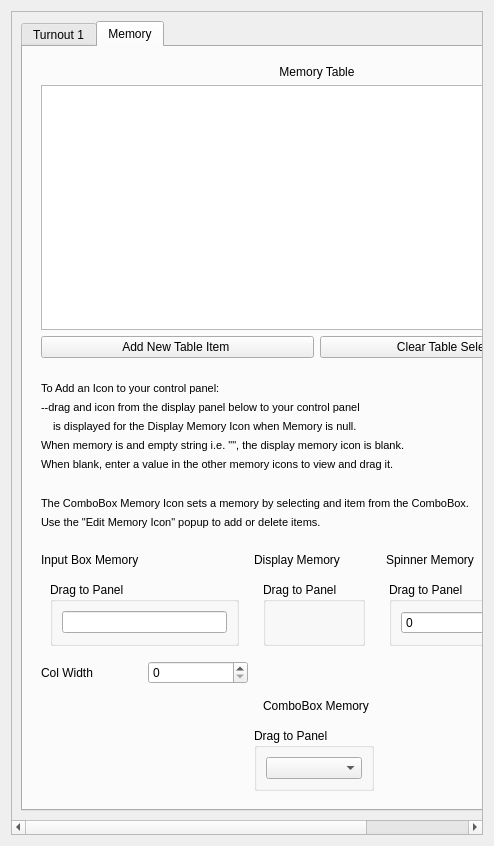
<?xml version="1.0" encoding="UTF-8"?>
<ui version="4.0">
 <class>ItemPaletteWidget</class>
 <widget class="QWidget" name="ItemPaletteWidget">
  <property name="geometry">
   <rect>
    <x>0</x>
    <y>0</y>
    <width>494</width>
    <height>846</height>
   </rect>
  </property>
  <property name="windowTitle">
   <string>Form</string>
  </property>
  <layout class="QHBoxLayout" name="horizontalLayout_ItemPalette">
   <item>
    <widget class="QScrollArea" name="scrollArea">
     <property name="widgetResizable">
      <bool>true</bool>
     </property>
     <widget class="QWidget" name="scrollAreaWidgetContents">
      <property name="geometry">
       <rect>
        <x>0</x>
        <y>0</y>
        <width>493</width>
        <height>810</height>
       </rect>
      </property>
      <layout class="QVBoxLayout" name="verticalLayout_scrollArea">
       <item>
        <widget class="QTabWidget" name="_tabPane">
         <property name="currentIndex">
          <number>1</number>
         </property>
         <widget class="QWidget" name="tab">
          <attribute name="title">
           <string>Turnout 1</string>
          </attribute>
          <layout class="QHBoxLayout" name="horizontalLayout_6">
           <item>
            <widget class="QWidget" name="topPanel_Tab1" native="true">
             <layout class="QVBoxLayout" name="verticalLayout_topPanelMemory">
              <item>
               <widget class="QLabel" name="label_2">
                <property name="text">
                 <string>Memory Table</string>
                </property>
                <property name="alignment">
                 <set>Qt::AlignCenter</set>
                </property>
               </widget>
              </item>
              <item>
               <widget class="QTableWidget" name="tableWidget_2"/>
              </item>
              <item>
               <layout class="QHBoxLayout" name="horizontalLayout_topPanelTab1">
                <item>
                 <widget class="QPushButton" name="pushButton_3">
                  <property name="sizePolicy">
                   <sizepolicy hsizetype="Preferred" vsizetype="Fixed">
                    <horstretch>0</horstretch>
                    <verstretch>0</verstretch>
                   </sizepolicy>
                  </property>
                  <property name="text">
                   <string>Add New Table Item </string>
                  </property>
                 </widget>
                </item>
                <item>
                 <widget class="QPushButton" name="pushButton_4">
                  <property name="sizePolicy">
                   <sizepolicy hsizetype="Preferred" vsizetype="Fixed">
                    <horstretch>0</horstretch>
                    <verstretch>0</verstretch>
                   </sizepolicy>
                  </property>
                  <property name="text">
                   <string>Clear Table Selections</string>
                  </property>
                 </widget>
                </item>
               </layout>
              </item>
             </layout>
            </widget>
           </item>
          </layout>
         </widget>
         <widget class="QWidget" name="MemoryTab">
          <attribute name="title">
           <string>Memory</string>
          </attribute>
          <layout class="QVBoxLayout" name="verticalLayout_Memory">
           <item>
            <widget class="QWidget" name="topPanel" native="true">
             <layout class="QVBoxLayout" name="verticalLayout_2">
              <item>
               <widget class="QLabel" name="label">
                <property name="text">
                 <string>Memory Table</string>
                </property>
                <property name="alignment">
                 <set>Qt::AlignCenter</set>
                </property>
               </widget>
              </item>
              <item>
               <widget class="QTableWidget" name="tableWidget"/>
              </item>
              <item>
               <layout class="QHBoxLayout" name="horizontalLayout">
                <item>
                 <widget class="QPushButton" name="pushButton">
                  <property name="sizePolicy">
                   <sizepolicy hsizetype="Preferred" vsizetype="Fixed">
                    <horstretch>0</horstretch>
                    <verstretch>0</verstretch>
                   </sizepolicy>
                  </property>
                  <property name="text">
                   <string>Add New Table Item </string>
                  </property>
                 </widget>
                </item>
                <item>
                 <widget class="QPushButton" name="pushButton_2">
                  <property name="sizePolicy">
                   <sizepolicy hsizetype="Preferred" vsizetype="Fixed">
                    <horstretch>0</horstretch>
                    <verstretch>0</verstretch>
                   </sizepolicy>
                  </property>
                  <property name="text">
                   <string>Clear Table Selections</string>
                  </property>
                 </widget>
                </item>
               </layout>
              </item>
             </layout>
            </widget>
           </item>
           <item>
            <widget class="QWidget" name="instructions" native="true">
             <property name="font">
              <font>
               <pointsize>8</pointsize>
              </font>
             </property>
             <layout class="QVBoxLayout" name="verticalLayout_instructions">
              <item>
               <widget class="QLabel" name="blurb1">
                <property name="text">
                 <string>To Add an Icon to your control panel:</string>
                </property>
               </widget>
              </item>
              <item>
               <widget class="QLabel" name="blurb2">
                <property name="text">
                 <string>--drag and icon from the display panel below to your control panel</string>
                </property>
               </widget>
              </item>
              <item>
               <layout class="QHBoxLayout" name="blurb3Layout">
                <item>
                 <widget class="QLabel" name="blurb3Icon">
                  <property name="sizePolicy">
                   <sizepolicy hsizetype="Fixed" vsizetype="Preferred">
                    <horstretch>0</horstretch>
                    <verstretch>0</verstretch>
                   </sizepolicy>
                  </property>
                  <property name="text">
                   <string/>
                  </property>
                  <property name="pixmap">
                   <pixmap resource="LayoutEditor.qrc">:/resources/icons/misc/X-red.gif</pixmap>
                  </property>
                 </widget>
                </item>
                <item>
                 <widget class="QLabel" name="blurb3Text">
                  <property name="text">
                   <string>is displayed for the Display Memory Icon when Memory is null.</string>
                  </property>
                 </widget>
                </item>
               </layout>
              </item>
              <item>
               <widget class="QLabel" name="blurb4">
                <property name="text">
                 <string>When memory is and empty string i.e. &quot;&quot;, the display memory icon is blank.</string>
                </property>
               </widget>
              </item>
              <item>
               <widget class="QLabel" name="blurb5">
                <property name="text">
                 <string>When blank, enter a value in the other memory icons to view and drag it. </string>
                </property>
               </widget>
              </item>
              <item>
               <spacer name="horizontalSpacer_instructions">
                <property name="orientation">
                 <enum>Qt::Horizontal</enum>
                </property>
                <property name="sizeHint" stdset="0">
                 <size>
                  <width>432</width>
                  <height>20</height>
                 </size>
                </property>
               </spacer>
              </item>
              <item>
               <widget class="QLabel" name="blurb6">
                <property name="text">
                 <string>The ComboBox Memory Icon sets a memory by selecting and item from the ComboBox.</string>
                </property>
               </widget>
              </item>
              <item>
               <widget class="QLabel" name="blurb7">
                <property name="text">
                 <string>Use the &quot;Edit Memory Icon&quot; popup to add or delete items.</string>
                </property>
               </widget>
              </item>
             </layout>
            </widget>
           </item>
           <item>
            <widget class="QWidget" name="_DnDIconPanel" native="true">
             <layout class="QGridLayout" name="gridLayout_DND">
              <property name="sizeConstraint">
               <enum>QLayout::SetFixedSize</enum>
              </property>
              <item row="1" column="0">
               <widget class="QWidget" name="_writeMem" native="true">
                <layout class="QVBoxLayout" name="verticalLayout_InputBoxMemory_2">
                 <item>
                  <widget class="QGroupBox" name="gbInputBox">
                   <property name="title">
                    <string>Drag to Panel</string>
                   </property>
                   <layout class="QVBoxLayout" name="verticalLayout_gbInputBoxMemory">
                    <item>
                     <widget class="QLineEdit" name="_textBox"/>
                    </item>
                   </layout>
                  </widget>
                 </item>
                </layout>
               </widget>
              </item>
              <item row="1" column="1">
               <widget class="QWidget" name="displayMemory" native="true">
                <layout class="QVBoxLayout" name="verticalLayout_DisplayMemory">
                 <item>
                  <widget class="QGroupBox" name="gbDisplayMemory">
                   <property name="title">
                    <string>Drag to Panel</string>
                   </property>
                   <layout class="QVBoxLayout" name="verticalLayout_gbDisplayMemory">
                    <item>
                     <widget class="QLabel" name="label_20">
                      <property name="text">
                       <string/>
                      </property>
                      <property name="pixmap">
                       <pixmap resource="LayoutEditor.qrc">:/resources/icons/misc/X-red.gif</pixmap>
                      </property>
                      <property name="alignment">
                       <set>Qt::AlignCenter</set>
                      </property>
                     </widget>
                    </item>
                   </layout>
                  </widget>
                 </item>
                </layout>
               </widget>
              </item>
              <item row="1" column="2" colspan="2">
               <widget class="QWidget" name="spinnerMemory" native="true">
                <layout class="QVBoxLayout" name="verticalLayout_SpinnerMemory">
                 <item>
                  <widget class="QGroupBox" name="gbSpinnerMemory">
                   <property name="sizePolicy">
                    <sizepolicy hsizetype="Preferred" vsizetype="Preferred">
                     <horstretch>0</horstretch>
                     <verstretch>0</verstretch>
                    </sizepolicy>
                   </property>
                   <property name="title">
                    <string>Drag to Panel</string>
                   </property>
                   <layout class="QVBoxLayout" name="verticalLayout_gbSpinnerMemory">
                    <item>
                     <widget class="QSpinBox" name="_spinnerMemory"/>
                    </item>
                   </layout>
                  </widget>
                 </item>
                </layout>
               </widget>
              </item>
              <item row="2" column="0">
               <layout class="QHBoxLayout" name="horizontalLayout_colWidth">
                <item>
                 <widget class="QLabel" name="lbColWidth">
                  <property name="text">
                   <string>Col Width</string>
                  </property>
                 </widget>
                </item>
                <item>
                 <widget class="QSpinBox" name="_spinner"/>
                </item>
               </layout>
              </item>
              <item row="3" column="0">
               <spacer name="horizontalSpacer_2">
                <property name="orientation">
                 <enum>Qt::Horizontal</enum>
                </property>
                <property name="sizeHint" stdset="0">
                 <size>
                  <width>207</width>
                  <height>20</height>
                 </size>
                </property>
               </spacer>
              </item>
              <item row="3" column="1" colspan="2">
               <widget class="QWidget" name="comboBoxMemory" native="true">
                <layout class="QVBoxLayout" name="verticalLayout_InputBoxMemory">
                 <item>
                  <widget class="QLabel" name="lbComboBoxMemory">
                   <property name="text">
                    <string>ComboBox Memory</string>
                   </property>
                  </widget>
                 </item>
                </layout>
               </widget>
              </item>
              <item row="3" column="3">
               <spacer name="horizontalSpacer_3">
                <property name="orientation">
                 <enum>Qt::Horizontal</enum>
                </property>
                <property name="sizeHint" stdset="0">
                 <size>
                  <width>207</width>
                  <height>20</height>
                 </size>
                </property>
               </spacer>
              </item>
              <item row="0" column="0">
               <widget class="QLabel" name="lbInputBoxMemory">
                <property name="text">
                 <string>Input Box Memory</string>
                </property>
               </widget>
              </item>
              <item row="0" column="3">
               <widget class="QLabel" name="lbSpinnerMemory">
                <property name="text">
                 <string>Spinner Memory</string>
                </property>
               </widget>
              </item>
              <item row="0" column="1">
               <widget class="QLabel" name="lbDisplayMemory">
                <property name="text">
                 <string>Display Memory</string>
                </property>
               </widget>
              </item>
              <item row="4" column="1">
               <widget class="QGroupBox" name="gbComboBoxMemory">
                <property name="title">
                 <string>Drag to Panel</string>
                </property>
                <layout class="QVBoxLayout" name="verticalLayout_gbComboBoxMemory">
                 <item>
                  <widget class="QComboBox" name="_comboBox"/>
                 </item>
                </layout>
               </widget>
              </item>
             </layout>
            </widget>
           </item>
          </layout>
         </widget>
        </widget>
       </item>
      </layout>
     </widget>
    </widget>
   </item>
  </layout>
 </widget>
 <resources>
  <include location="LayoutEditor.qrc"/>
 </resources>
 <connections/>
</ui>
